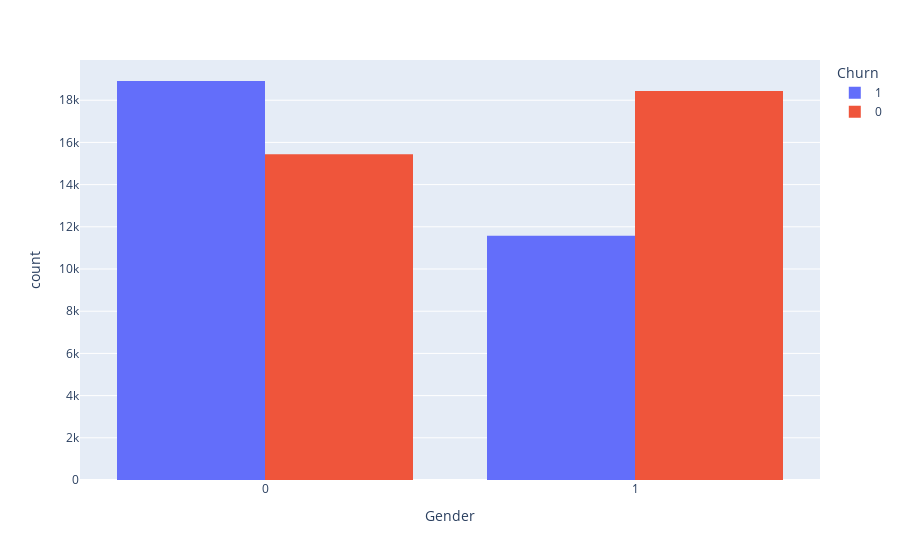

Notebook code cell kept with this figure:
### Code cell
## هنا رسمة الشيرن بناءا على الجيندر
px.histogram(df, x='Gender', color='Churn', barmode='group')

### Figure 1 — Plotly figure (JSON) as saved in the notebook; plotly's stock layout.template omitted (floating-point values rounded to 4 significant figures; data arrays with more than 128 entries replaced by an {"elided": "..."} marker saying what was removed)
{"data": [{"alignmentgroup": "True", "bingroup": "x", "hovertemplate": "Churn=1<br>Gender=%{x}<br>count=%{y}<extra></extra>", "legendgroup": "1", "marker": {"color": "#636efa", "pattern": {"shape": ""}}, "name": "1", "offsetgroup": "1", "orientation": "v", "showlegend": true, "type": "histogram", "x": {"elided": "30493 int values"}, "xaxis": "x", "yaxis": "y"}, {"alignmentgroup": "True", "bingroup": "x", "hovertemplate": "Churn=0<br>Gender=%{x}<br>count=%{y}<extra></extra>", "legendgroup": "0", "marker": {"color": "#EF553B", "pattern": {"shape": ""}}, "name": "0", "offsetgroup": "0", "orientation": "v", "showlegend": true, "type": "histogram", "x": {"elided": "33881 int values"}, "xaxis": "x", "yaxis": "y"}], "layout": {"barmode": "group", "legend": {"title": {"text": "Churn"}, "tracegroupgap": 0}, "margin": {"t": 60}, "xaxis": {"anchor": "y", "domain": [0, 1], "title": {"text": "Gender"}}, "yaxis": {"anchor": "x", "domain": [0, 1], "title": {"text": "count"}}}}
